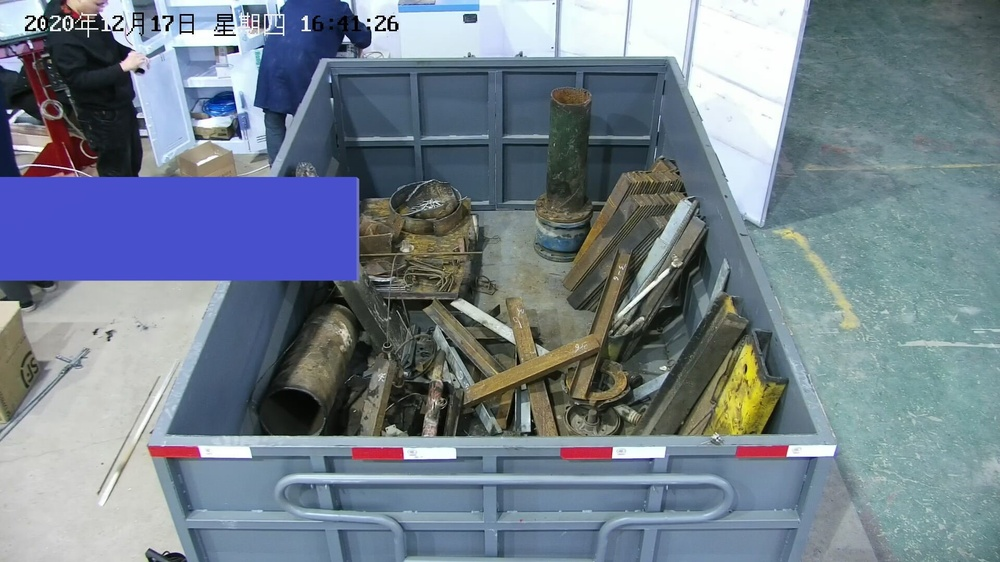
#> input picture image/NO_2.jpg, 1000 x 562 px, shrunk from 1920 x 1080 before the run, given in place of the camera
$ python trick.py
#> lines starting #> are read from the running program, lines starting #| are printed output that depends on the picture; after the words box and inside, x2 and y2 are one past the last pixel; in counts of white or black regions, pixels touching at a corner belong together
import cv2
import numpy as np

cap = cv2.VideoCapture(0)
ret,frame = cap.read()
#> frame is the input picture: shape (562, 1000, 3); mean B, G, R 141.5, 128.8, 115.9
#设置跟踪窗口大小
r,h,c,w = 10,200,10,200
track_window = (c,r,w,h)

roi = frame[r:r+h, c:c+w]
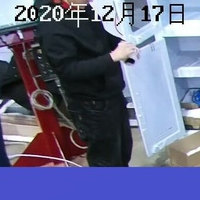
#> roi: shape (200, 200, 3); mean B, G, R 133.1, 102.8, 100
hsv_roi = cv2.cvtColor(frame,cv2.COLOR_BGR2HSV)
#> hsv_roi: shape (562, 1000, 3); mean H, S, V 85, 66.2, 146.8
#inRange函数用来设置下限和上限值
mask = cv2.inRange(hsv_roi,np.array((100.,30.,32.)),np.array((180.,120.,255.)))
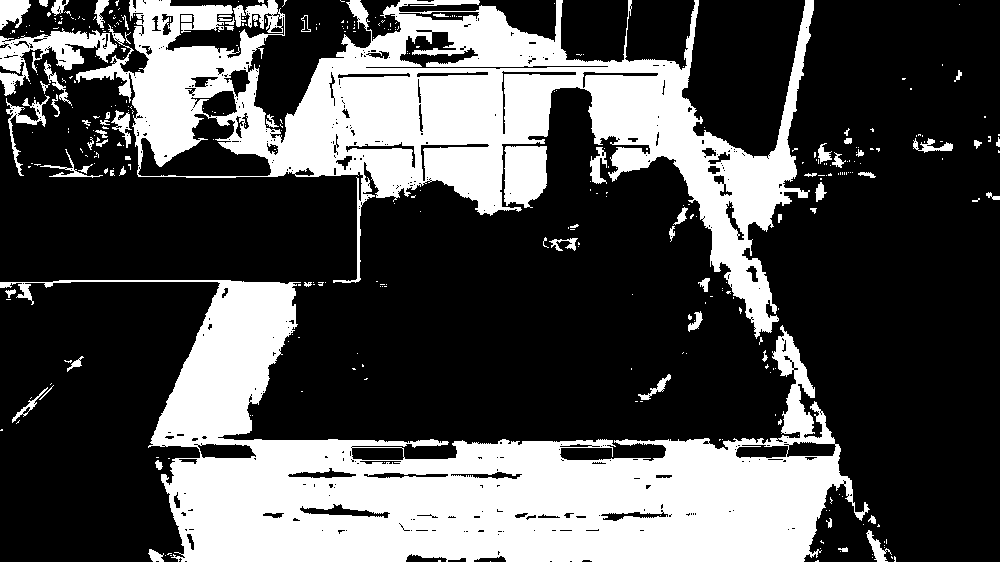
#> mask: shape (562, 1000); 31.5% white; 370 white regions (299 under 20 px), largest, box (x1, y1, x2, y2) and area: (0, 280, 870, 562) 88951, (76, 0, 814, 339) 75488, (0, 28, 117, 96) 2902
roi_hist = cv2.calcHist([hsv_roi],[0],mask,[180],[0,180])
#> roi_hist = 180 values, max 33846 at index 105, min 0 at index 0, mean 984.1
cv2.normalize(roi_hist,roi_hist,0,255,cv2.NORM_MINMAX)

term_crit = (cv2.TERM_CRITERIA_EPS | cv2.TERM_CRITERIA_COUNT,10,1)
while True:
    ret,frame = cap.read()

    if ret == True:
        hsv = cv2.cvtColor(frame,cv2.COLOR_BGR2HSV)
        dst = cv2.calcBackProject([hsv],[0],roi_hist,[0,180],1)
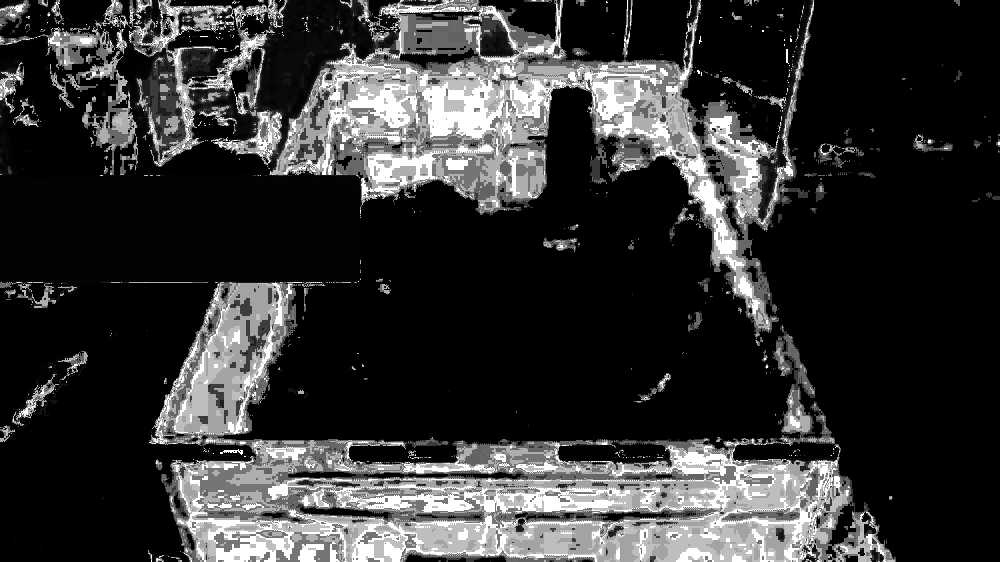
#> dst: shape (562, 1000); min 0, max 255, mean 52.2

        ret,track_window = cv2.meanShift(dst,track_window,term_crit)
#> ret = 10; track_window = (86, 0, 200, 200)

        x,y,w,h = track_window
#> x = 86; y = 0; w = 200; h = 200
        img2 = cv2.rectangle(frame,(x,y),(x+w,y+h),255,2)
        cv2.imshow('img2',img2)

        if cv2.waitKey(100) & 0xff == ord("q"):
#> (key q is pressed here)
            break

    else:
        break

cap.release()
cv2.destroyAllWindows()

$ run again, on image/yes.jpg
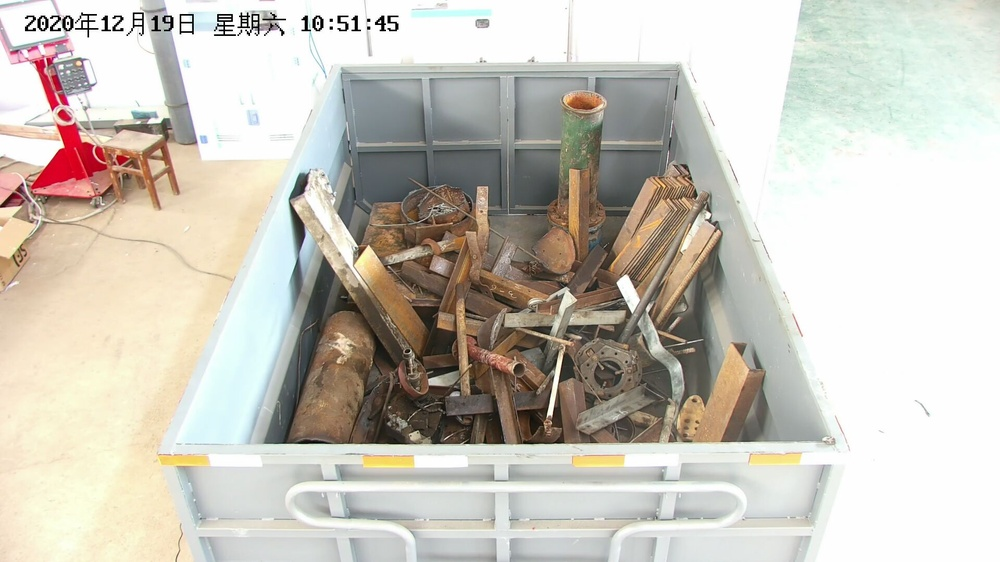
#> input picture image/yes.jpg, 1000 x 562 px, shrunk from 1920 x 1080 before the run, given in place of the camera
#> frame is the input picture: shape (562, 1000, 3); mean B, G, R 187.8, 197.6, 202.2
#> hsv_roi: shape (562, 1000, 3); mean H, S, V 38.4, 30.7, 205.7
#> `mask = cv2.inRange(hsv_roi,np.array((100.,30.,32.)),np.array((180.,120..`:
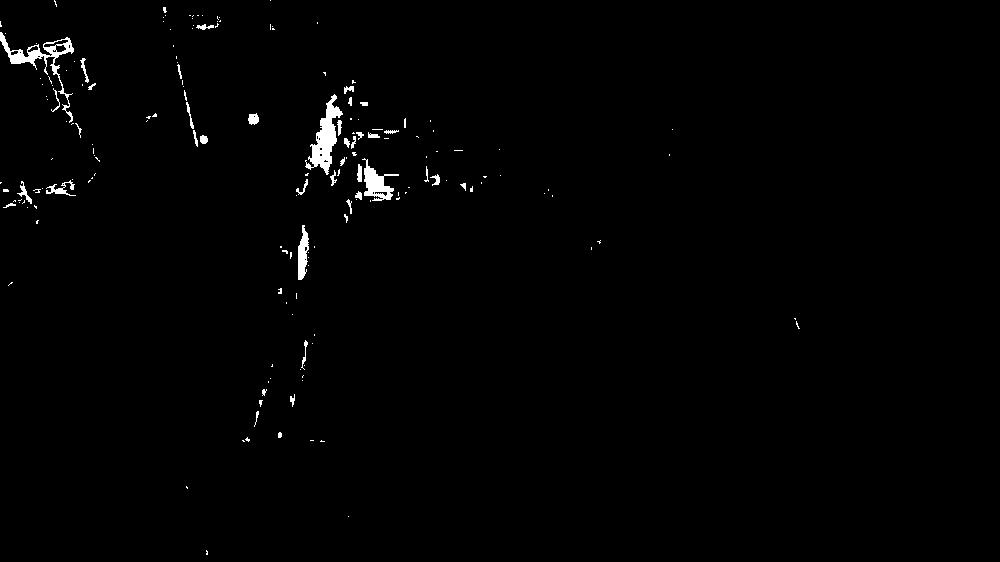
#> mask: shape (562, 1000); 0.98% white; 176 white regions (136 under 20 px), largest, box (x1, y1, x2, y2) and area: (305, 94, 343, 175) 1148, (0, 32, 74, 123) 995, (362, 158, 399, 201) 642
#> roi_hist = 180 values, max 1166 at index 101, min 0 at index 0, mean 30.48
#> `dst = cv2.calcBackProject([hsv],[0],roi_hist,[0,180],1)`:
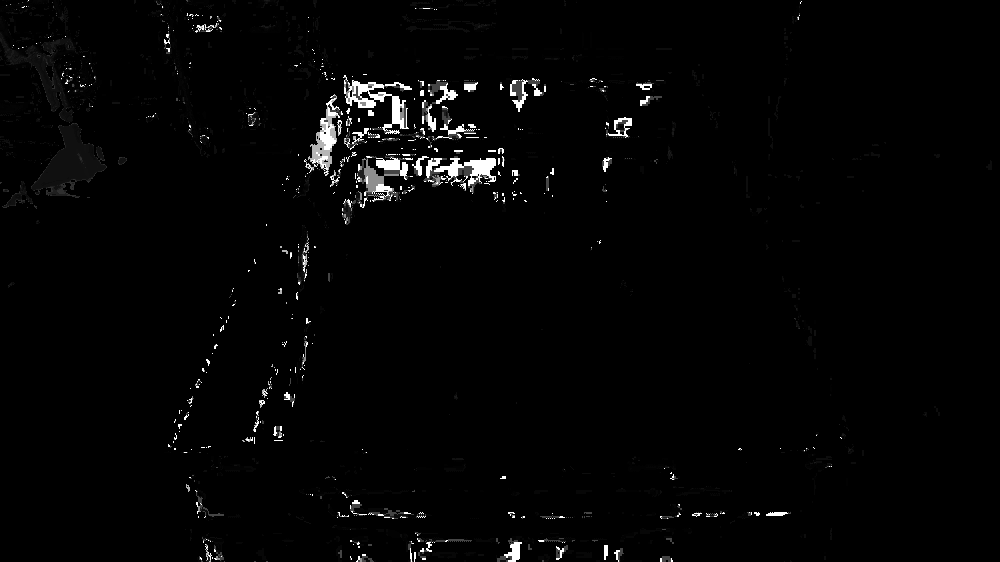
#> dst: shape (562, 1000); min 0, max 255, mean 4.5
#> ret = 2; track_window = (0, 0, 200, 200)
#> x = 0; w = 200
